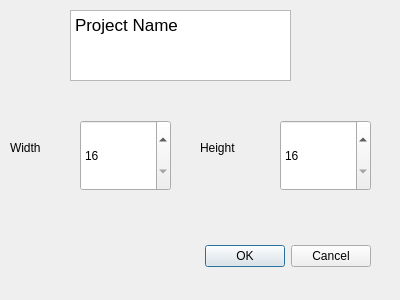
<?xml version="1.0" encoding="UTF-8"?>
<ui version="4.0">
 <class>StartDialog</class>
 <widget class="QDialog" name="StartDialog">
  <property name="geometry">
   <rect>
    <x>0</x>
    <y>0</y>
    <width>400</width>
    <height>300</height>
   </rect>
  </property>
  <property name="windowTitle">
   <string>Dialog</string>
  </property>
  <widget class="QDialogButtonBox" name="buttonBox">
   <property name="geometry">
    <rect>
     <x>30</x>
     <y>240</y>
     <width>341</width>
     <height>32</height>
    </rect>
   </property>
   <property name="orientation">
    <enum>Qt::Horizontal</enum>
   </property>
   <property name="standardButtons">
    <set>QDialogButtonBox::Cancel|QDialogButtonBox::Ok</set>
   </property>
  </widget>
  <widget class="QSpinBox" name="width">
   <property name="geometry">
    <rect>
     <x>80</x>
     <y>120</y>
     <width>91</width>
     <height>71</height>
    </rect>
   </property>
   <property name="minimum">
    <number>16</number>
   </property>
   <property name="maximum">
    <number>512</number>
   </property>
   <property name="singleStep">
    <number>4</number>
   </property>
   <property name="value">
    <number>16</number>
   </property>
  </widget>
  <widget class="QSpinBox" name="height">
   <property name="geometry">
    <rect>
     <x>280</x>
     <y>120</y>
     <width>91</width>
     <height>71</height>
    </rect>
   </property>
   <property name="minimum">
    <number>16</number>
   </property>
   <property name="maximum">
    <number>512</number>
   </property>
   <property name="singleStep">
    <number>4</number>
   </property>
   <property name="value">
    <number>16</number>
   </property>
  </widget>
  <widget class="QTextEdit" name="projectName">
   <property name="geometry">
    <rect>
     <x>70</x>
     <y>10</y>
     <width>221</width>
     <height>71</height>
    </rect>
   </property>
   <property name="html">
    <string>&lt;!DOCTYPE HTML PUBLIC &quot;-//W3C//DTD HTML 4.0//EN&quot; &quot;http://www.w3.org/TR/REC-html40/strict.dtd&quot;&gt;
&lt;html&gt;&lt;head&gt;&lt;meta name=&quot;qrichtext&quot; content=&quot;1&quot; /&gt;&lt;meta charset=&quot;utf-8&quot; /&gt;&lt;style type=&quot;text/css&quot;&gt;
p, li { white-space: pre-wrap; }
hr { height: 1px; border-width: 0; }
li.unchecked::marker { content: &quot;\2610&quot;; }
li.checked::marker { content: &quot;\2612&quot;; }
&lt;/style&gt;&lt;/head&gt;&lt;body style=&quot; font-family:'.AppleSystemUIFont'; font-size:13pt; font-weight:400; font-style:normal;&quot;&gt;
&lt;p style=&quot; margin-top:0px; margin-bottom:0px; margin-left:0px; margin-right:0px; -qt-block-indent:0; text-indent:0px;&quot;&gt;Project Name&lt;/p&gt;&lt;/body&gt;&lt;/html&gt;</string>
   </property>
  </widget>
  <widget class="QLabel" name="label">
   <property name="geometry">
    <rect>
     <x>10</x>
     <y>140</y>
     <width>58</width>
     <height>16</height>
    </rect>
   </property>
   <property name="text">
    <string>Width</string>
   </property>
  </widget>
  <widget class="QLabel" name="label_2">
   <property name="geometry">
    <rect>
     <x>200</x>
     <y>140</y>
     <width>58</width>
     <height>16</height>
    </rect>
   </property>
   <property name="text">
    <string>Height</string>
   </property>
  </widget>
 </widget>
 <resources/>
 <connections>
  <connection>
   <sender>buttonBox</sender>
   <signal>accepted()</signal>
   <receiver>StartDialog</receiver>
   <slot>accept()</slot>
   <hints>
    <hint type="sourcelabel">
     <x>248</x>
     <y>254</y>
    </hint>
    <hint type="destinationlabel">
     <x>157</x>
     <y>274</y>
    </hint>
   </hints>
  </connection>
  <connection>
   <sender>buttonBox</sender>
   <signal>rejected()</signal>
   <receiver>StartDialog</receiver>
   <slot>reject()</slot>
   <hints>
    <hint type="sourcelabel">
     <x>316</x>
     <y>260</y>
    </hint>
    <hint type="destinationlabel">
     <x>286</x>
     <y>274</y>
    </hint>
   </hints>
  </connection>
 </connections>
</ui>
